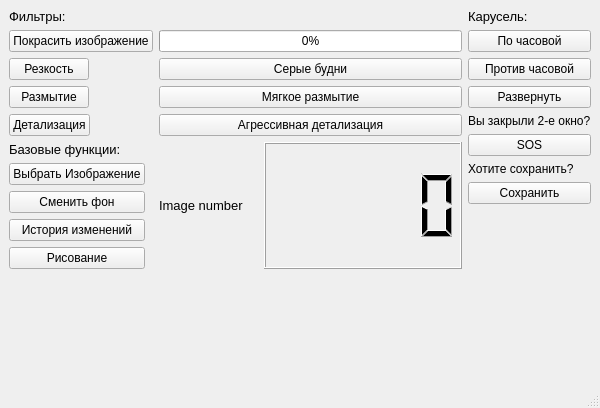
<?xml version="1.0" encoding="UTF-8"?>
<ui version="4.0">
 <class>mainWindow</class>
 <widget class="QMainWindow" name="mainWindow">
  <property name="geometry">
   <rect>
    <x>0</x>
    <y>0</y>
    <width>600</width>
    <height>408</height>
   </rect>
  </property>
  <property name="windowTitle">
   <string>MainWindow</string>
  </property>
  <property name="styleSheet">
   <string notr="true"/>
  </property>
  <widget class="QWidget" name="centralwidget">
   <layout class="QGridLayout" name="gridLayout_3">
    <item row="0" column="0">
     <layout class="QGridLayout" name="gridLayout">
      <item row="0" column="0">
       <layout class="QFormLayout" name="formLayout">
        <property name="sizeConstraint">
         <enum>QLayout::SetNoConstraint</enum>
        </property>
        <item row="0" column="0">
         <widget class="QLabel" name="label_5">
          <property name="font">
           <font>
            <pointsize>10</pointsize>
           </font>
          </property>
          <property name="text">
           <string>Фильтры:</string>
          </property>
         </widget>
        </item>
        <item row="1" column="0">
         <widget class="QPushButton" name="button_6">
          <property name="text">
           <string>Покрасить изображение</string>
          </property>
         </widget>
        </item>
        <item row="1" column="1">
         <widget class="QProgressBar" name="progress">
          <property name="value">
           <number>0</number>
          </property>
         </widget>
        </item>
        <item row="2" column="0">
         <widget class="QPushButton" name="button_8">
          <property name="text">
           <string>Резкость</string>
          </property>
         </widget>
        </item>
        <item row="2" column="1">
         <widget class="QPushButton" name="button_12">
          <property name="text">
           <string>Серые будни</string>
          </property>
         </widget>
        </item>
        <item row="3" column="0">
         <widget class="QPushButton" name="button_9">
          <property name="text">
           <string>Размытие</string>
          </property>
         </widget>
        </item>
        <item row="3" column="1">
         <widget class="QPushButton" name="button_13">
          <property name="text">
           <string>Мягкое размытие</string>
          </property>
         </widget>
        </item>
        <item row="4" column="0">
         <widget class="QPushButton" name="button_10">
          <property name="text">
           <string>Детализация</string>
          </property>
         </widget>
        </item>
        <item row="4" column="1">
         <widget class="QPushButton" name="button_11">
          <property name="text">
           <string>Агрессивная детализация</string>
          </property>
         </widget>
        </item>
        <item row="5" column="0">
         <layout class="QVBoxLayout" name="verticalLayout">
          <item>
           <widget class="QLabel" name="label_3">
            <property name="font">
             <font>
              <pointsize>10</pointsize>
             </font>
            </property>
            <property name="text">
             <string>Базовые функции:</string>
            </property>
           </widget>
          </item>
          <item>
           <widget class="QPushButton" name="button_1">
            <property name="styleSheet">
             <string notr="true"/>
            </property>
            <property name="text">
             <string>Выбрать Изображение</string>
            </property>
           </widget>
          </item>
          <item>
           <widget class="QPushButton" name="button_2">
            <property name="styleSheet">
             <string notr="true"/>
            </property>
            <property name="text">
             <string>Сменить фон</string>
            </property>
           </widget>
          </item>
          <item>
           <widget class="QPushButton" name="button_7">
            <property name="text">
             <string>История изменений</string>
            </property>
           </widget>
          </item>
          <item>
           <widget class="QPushButton" name="button_14">
            <property name="text">
             <string>Рисование</string>
            </property>
           </widget>
          </item>
         </layout>
        </item>
        <item row="5" column="1">
         <layout class="QGridLayout" name="gridLayout_2">
          <item row="0" column="0">
           <widget class="QLabel" name="label_2">
            <property name="font">
             <font>
              <pointsize>10</pointsize>
             </font>
            </property>
            <property name="text">
             <string>Image number</string>
            </property>
           </widget>
          </item>
          <item row="0" column="1" colspan="2">
           <widget class="QLCDNumber" name="schet"/>
          </item>
         </layout>
        </item>
       </layout>
      </item>
      <item row="0" column="1">
       <layout class="QVBoxLayout" name="verticalLayout_2">
        <property name="sizeConstraint">
         <enum>QLayout::SetNoConstraint</enum>
        </property>
        <item>
         <widget class="QLabel" name="label_4">
          <property name="font">
           <font>
            <pointsize>10</pointsize>
           </font>
          </property>
          <property name="text">
           <string>Карусель:</string>
          </property>
         </widget>
        </item>
        <item>
         <widget class="QPushButton" name="button_3">
          <property name="text">
           <string>По часовой</string>
          </property>
         </widget>
        </item>
        <item>
         <widget class="QPushButton" name="button_4">
          <property name="text">
           <string>Против часовой</string>
          </property>
         </widget>
        </item>
        <item>
         <widget class="QPushButton" name="button_5">
          <property name="text">
           <string>Развернуть</string>
          </property>
         </widget>
        </item>
        <item>
         <widget class="QLabel" name="label_1">
          <property name="text">
           <string>Вы закрыли 2-е окно?</string>
          </property>
         </widget>
        </item>
        <item>
         <widget class="QPushButton" name="button_15">
          <property name="text">
           <string>SOS</string>
          </property>
         </widget>
        </item>
        <item>
         <widget class="QLabel" name="label_6">
          <property name="text">
           <string>Хотите сохранить?</string>
          </property>
         </widget>
        </item>
        <item>
         <widget class="QPushButton" name="button_16">
          <property name="text">
           <string>Сохранить</string>
          </property>
         </widget>
        </item>
        <item>
         <spacer name="verticalSpacer">
          <property name="orientation">
           <enum>Qt::Vertical</enum>
          </property>
          <property name="sizeHint" stdset="0">
           <size>
            <width>20</width>
            <height>40</height>
           </size>
          </property>
         </spacer>
        </item>
       </layout>
      </item>
     </layout>
    </item>
   </layout>
  </widget>
  <widget class="QMenuBar" name="menubar">
   <property name="geometry">
    <rect>
     <x>0</x>
     <y>0</y>
     <width>600</width>
     <height>26</height>
    </rect>
   </property>
  </widget>
  <widget class="QStatusBar" name="statusbar"/>
 </widget>
 <resources/>
 <connections/>
</ui>
